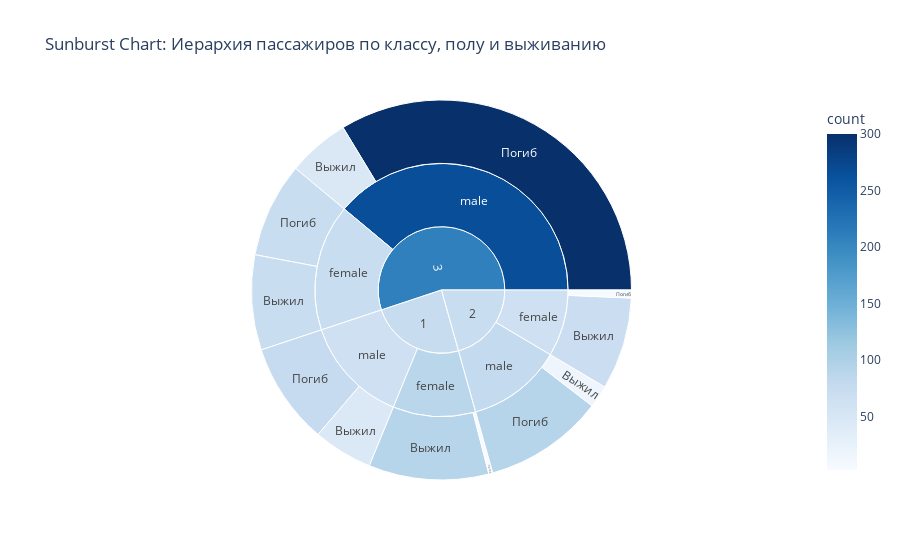

The code cell stored with this chart in its notebook:
### Markdown cell above
Sunburst Chart

### Code cell
sunburst_data = combined_df.groupby(['Pclass', 'Sex', 'Survived'], observed=False).size().reset_index(name='count')
sunburst_data['Survived'] = sunburst_data['Survived'].map({0: 'Погиб', 1: 'Выжил'})

fig8 = px.sunburst(sunburst_data, path=['Pclass', 'Sex', 'Survived'], values='count',
                  title='Sunburst Chart: Иерархия пассажиров по классу, полу и выживанию',
                  color='count', color_continuous_scale='Blues')
fig8.show()

### Figure 1 — Plotly figure (JSON) as saved in the notebook; plotly's stock layout.template omitted (floating-point values rounded to 4 significant figures)
{"data": [{"branchvalues": "total", "customdata": [[3.0], [91.0], [77.0], [45.0], [6.0], [70.0], [91.0], [17.0], [72.0], [72.0], [300.0], [47.0], [88.19], [65.2], [64.95], [79.35], [72.0], [265.7], [75.2], [73.4], [208.9]], "domain": {"x": [0, 1], "y": [0, 1]}, "hovertemplate": "labels=%{label}<br>count_sum=%{value}<br>parent=%{parent}<br>id=%{id}<br>count=%{color}<extra></extra>", "ids": ["1/female/Погиб", "1/female/Выжил", "1/male/Погиб", "1/male/Выжил", "2/female/Погиб", "2/female/Выжил", "2/male/Погиб", "2/male/Выжил", "3/female/Погиб", "3/female/Выжил", "3/male/Погиб", "3/male/Выжил", "1/female", "1/male", "2/female", "2/male", "3/female", "3/male", "1", "2", "3"], "labels": ["Погиб", "Выжил", "Погиб", "Выжил", "Погиб", "Выжил", "Погиб", "Выжил", "Погиб", "Выжил", "Погиб", "Выжил", "female", "male", "female", "male", "female", "male", "1", "2", "3"], "marker": {"coloraxis": "coloraxis", "colors": [3.0, 91.0, 77.0, 45.0, 6.0, 70.0, 91.0, 17.0, 72.0, 72.0, 300.0, 47.0, 88.19, 65.2, 64.95, 79.35, 72.0, 265.7, 75.2, 73.4, 208.9]}, "name": "", "parents": ["1/female", "1/female", "1/male", "1/male", "2/female", "2/female", "2/male", "2/male", "3/female", "3/female", "3/male", "3/male", "1", "1", "2", "2", "3", "3", "", "", ""], "type": "sunburst", "values": [3.0, 91.0, 77.0, 45.0, 6.0, 70.0, 91.0, 17.0, 72.0, 72.0, 300.0, 47.0, 94.0, 122.0, 76.0, 108.0, 144.0, 347.0, 216.0, 184.0, 491.0]}], "layout": {"coloraxis": {"colorbar": {"title": {"text": "count"}}, "colorscale": [[0, "rgb(247,251,255)"], [0.125, "rgb(222,235,247)"], [0.25, "rgb(198,219,239)"], [0.375, "rgb(158,202,225)"], [0.5, "rgb(107,174,214)"], [0.625, "rgb(66,146,198)"], [0.75, "rgb(33,113,181)"], [0.875, "rgb(8,81,156)"], [1, "rgb(8,48,107)"]]}, "legend": {"tracegroupgap": 0}, "title": {"text": "Sunburst Chart: Иерархия пассажиров по классу, полу и выживанию"}}}
